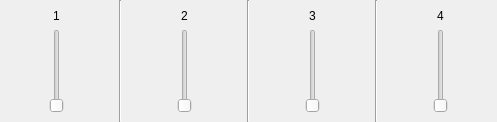
           <widget class="QWidget" name="animal_widget" native="true">
            <layout class="QHBoxLayout" name="animal_layout">
             <property name="leftMargin">
              <number>0</number>
             </property>
             <property name="topMargin">
              <number>0</number>
             </property>
             <property name="rightMargin">
              <number>0</number>
             </property>
             <property name="bottomMargin">
              <number>0</number>
             </property>
             <item>
              <spacer name="horizontalSpacer_23">
               <property name="orientation">
                <enum>Qt::Horizontal</enum>
               </property>
               <property name="sizeHint" stdset="0">
                <size>
                 <width>40</width>
                 <height>20</height>
                </size>
               </property>
              </spacer>
             </item>
             <item>
              <widget class="QWidget" name="animal_slider_widget1_2" native="true">
               <layout class="QVBoxLayout" name="animal_slider_widget1">
                <item>
                 <widget class="QLabel" name="animal_label1">
                  <property name="text">
                   <string>1</string>
                  </property>
                  <property name="alignment">
                   <set>Qt::AlignCenter</set>
                  </property>
                 </widget>
                </item>
                <item>
                 <widget class="QSlider" name="animal_slider1">
                  <property name="orientation">
                   <enum>Qt::Vertical</enum>
                  </property>
                 </widget>
                </item>
               </layout>
              </widget>
             </item>
             <item>
              <spacer name="horizontalSpacer_24">
               <property name="orientation">
                <enum>Qt::Horizontal</enum>
               </property>
               <property name="sizeHint" stdset="0">
                <size>
                 <width>40</width>
                 <height>20</height>
                </size>
               </property>
              </spacer>
             </item>
             <item>
              <widget class="Line" name="line_4">
               <property name="orientation">
                <enum>Qt::Vertical</enum>
               </property>
              </widget>
             </item>
             <item>
              <spacer name="horizontalSpacer_25">
               <property name="orientation">
                <enum>Qt::Horizontal</enum>
               </property>
               <property name="sizeHint" stdset="0">
                <size>
                 <width>40</width>
                 <height>20</height>
                </size>
               </property>
              </spacer>
             </item>
             <item>
              <widget class="QWidget" name="animal_slider_widget2" native="true">
               <layout class="QVBoxLayout" name="verticalLayout_9">
                <item>
                 <widget class="QLabel" name="animal_label2">
                  <property name="text">
                   <string>2</string>
                  </property>
                  <property name="alignment">
                   <set>Qt::AlignCenter</set>
                  </property>
                 </widget>
                </item>
                <item>
                 <widget class="QSlider" name="animal_slider2">
                  <property name="orientation">
                   <enum>Qt::Vertical</enum>
                  </property>
                 </widget>
                </item>
               </layout>
              </widget>
             </item>
             <item>
              <spacer name="horizontalSpacer_26">
               <property name="orientation">
                <enum>Qt::Horizontal</enum>
               </property>
               <property name="sizeHint" stdset="0">
                <size>
                 <width>40</width>
                 <height>20</height>
                </size>
               </property>
              </spacer>
             </item>
             <item>
              <widget class="Line" name="line_7">
               <property name="orientation">
                <enum>Qt::Vertical</enum>
               </property>
              </widget>
             </item>
             <item>
              <spacer name="horizontalSpacer_27">
               <property name="orientation">
                <enum>Qt::Horizontal</enum>
               </property>
               <property name="sizeHint" stdset="0">
                <size>
                 <width>40</width>
                 <height>20</height>
                </size>
               </property>
              </spacer>
             </item>
             <item>
              <widget class="QWidget" name="animal_slider_widget3" native="true">
               <layout class="QVBoxLayout" name="verticalLayout_10">
                <item>
                 <widget class="QLabel" name="animal_label3">
                  <property name="text">
                   <string>3</string>
                  </property>
                  <property name="alignment">
                   <set>Qt::AlignCenter</set>
                  </property>
                 </widget>
                </item>
                <item>
                 <widget class="QSlider" name="animal_slider3">
                  <property name="orientation">
                   <enum>Qt::Vertical</enum>
                  </property>
                 </widget>
                </item>
               </layout>
              </widget>
             </item>
             <item>
              <spacer name="horizontalSpacer_28">
               <property name="orientation">
                <enum>Qt::Horizontal</enum>
               </property>
               <property name="sizeHint" stdset="0">
                <size>
                 <width>40</width>
                 <height>20</height>
                </size>
               </property>
              </spacer>
             </item>
             <item>
              <widget class="Line" name="line_8">
               <property name="orientation">
                <enum>Qt::Vertical</enum>
               </property>
              </widget>
             </item>
             <item>
              <spacer name="horizontalSpacer_29">
               <property name="orientation">
                <enum>Qt::Horizontal</enum>
               </property>
               <property name="sizeHint" stdset="0">
                <size>
                 <width>40</width>
                 <height>20</height>
                </size>
               </property>
              </spacer>
             </item>
             <item>
              <widget class="QWidget" name="animal_slider_widget4" native="true">
               <layout class="QVBoxLayout" name="verticalLayout_11">
                <item>
                 <widget class="QLabel" name="animal_label4">
                  <property name="text">
                   <string>4</string>
                  </property>
                  <property name="alignment">
                   <set>Qt::AlignCenter</set>
                  </property>
                 </widget>
                </item>
                <item>
                 <widget class="QSlider" name="animal_slider4">
                  <property name="orientation">
                   <enum>Qt::Vertical</enum>
                  </property>
                 </widget>
                </item>
               </layout>
              </widget>
             </item>
             <item>
              <spacer name="horizontalSpacer_30">
               <property name="orientation">
                <enum>Qt::Horizontal</enum>
               </property>
               <property name="sizeHint" stdset="0">
                <size>
                 <width>40</width>
                 <height>20</height>
                </size>
               </property>
              </spacer>
             </item>
            </layout>
           </widget>
